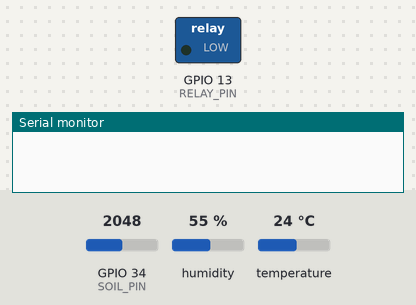
Bench run of a sketch on a simulated ESP32. Parts: switched loads named in the sketch (green lamp = pin HIGH), the last lines printed to the serial monitor. The inputs (shaded band) are chosen by the test bench; at power-on: GPIO 34 (SOIL_PIN) = 2048, humidity 55 %, temperature 24 °C. WiFi joins after 1.5 s; servers stay silent unless stated; no MQTT or app messages arrive unless stated.

Above: at 0.1 s.
At 1.6 s:
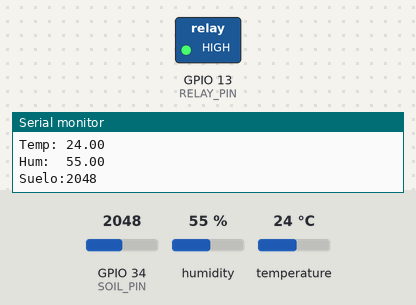
Timing chart, 0 to 3.1 s (numbered marks = the images above):
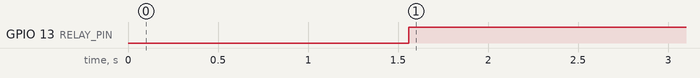

Measured:
- by itself, GPIO 13 (RELAY_PIN): LOW → HIGH at 1.6 s

The sketch:

esp32_invernadero.ino
```cpp
#include <WiFi.h>
#include <PubSubClient.h>
#include "DHT.h"

#define DHTPIN 15
#define DHTTYPE DHT22
#define SOIL_PIN 34
#define RELAY_PIN 13

DHT dht(DHTPIN, DHTTYPE);

const char* ssid = "Wokwi-GUEST";
const char* password = "";

const char* mqtt_server = "broker.hivemq.com";

WiFiClient espClient;
PubSubClient client(espClient);

void reconnect() {
  while (!client.connected()) {
    if (client.connect("ESP32-Invernadero")) {
      Serial.println("MQTT conectado");
    } else {
      delay(500);
    }
  }
}

void setup() {
  Serial.begin(115200);

  dht.begin();
  pinMode(RELAY_PIN, OUTPUT);

  WiFi.begin(ssid, password);

  while (WiFi.status() != WL_CONNECTED) {
    delay(500);
    Serial.print(".");
  }
  Serial.println("WiFi Conectado");

  client.setServer(mqtt_server, 1883);
  reconnect();
}

void loop() {
  if (!client.connected()) reconnect();
  client.loop();

  float t = dht.readTemperature();
  float h = dht.readHumidity();
  int suelo = analogRead(SOIL_PIN);

  client.publish("invernadero/temperatura", String(t).c_str());
  client.publish("invernadero/humedad", String(h).c_str());
  client.publish("invernadero/suelo", String(suelo).c_str());

  if (suelo < 2500) {
    digitalWrite(RELAY_PIN, HIGH);
    client.publish("invernadero/riego", "ON");
  } else {
    digitalWrite(RELAY_PIN, LOW);
    client.publish("invernadero/riego", "OFF");
  }

  Serial.println("------");
  Serial.print("Temp: "); Serial.println(t);
  Serial.print("Hum:  "); Serial.println(h);
  Serial.print("Suelo:"); Serial.println(suelo);

  delay(2000);
}
```
